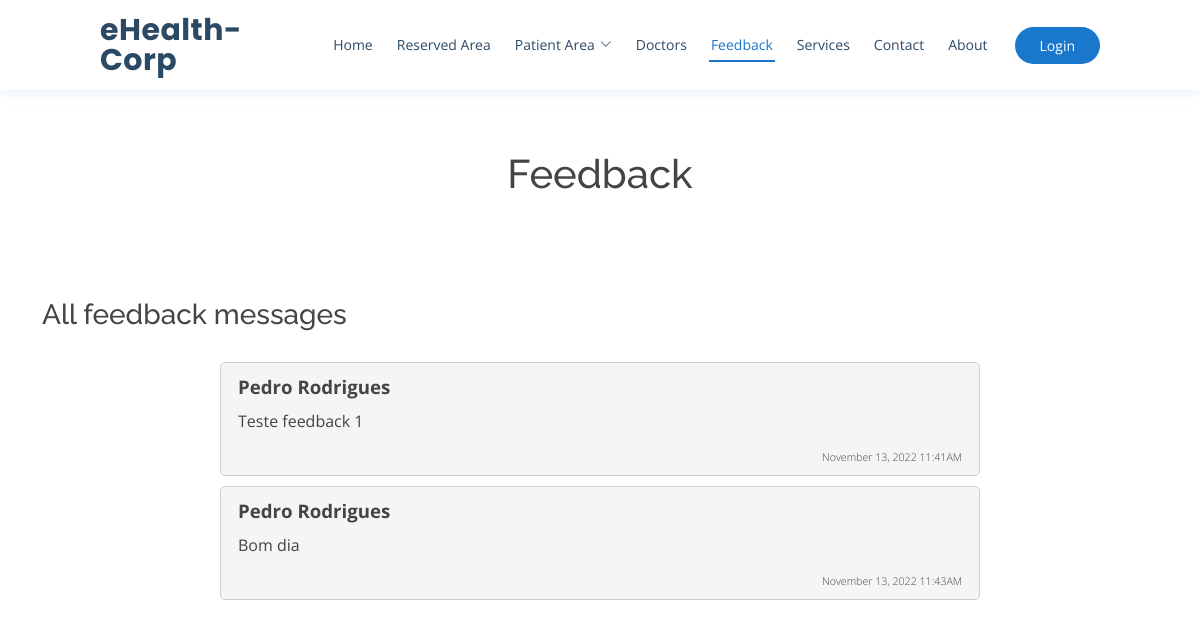
The page /feedback on the database as committed earlier.
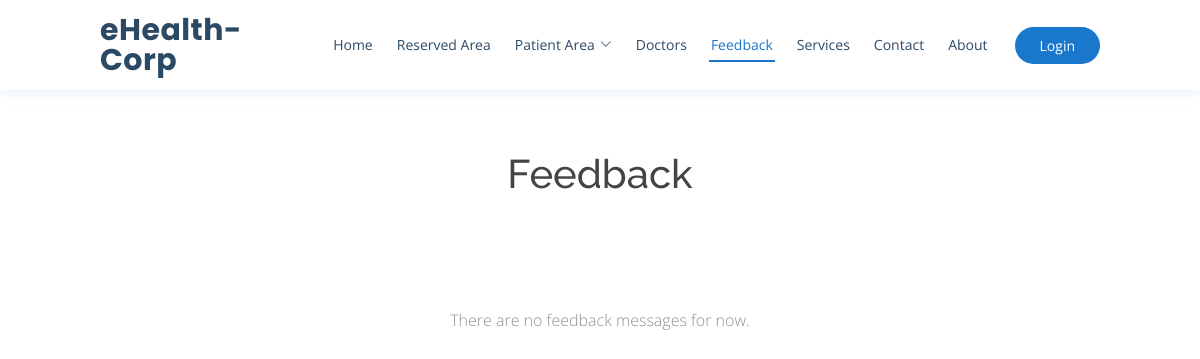
The same page on the database as committed later.
### tables this page shows
CREATE TABLE app_user (
    id INTEGER PRIMARY KEY AUTOINCREMENT,
    email VARCHAR(40),
    password_ VARCHAR(20) NOT NULL,
    name_ VARCHAR(40) NOT NULL,
    UNIQUE (email)
);

CREATE TABLE feedback (
    id INTEGER PRIMARY KEY AUTOINCREMENT,
    user INTEGER NOT NULL,
    feedback VARCHAR(100) NOT NULL,
    date_time DATETIME NOT NULL,
    FOREIGN KEY(user) REFERENCES app_user (id)
);

### eHealthCorp/views/feedback.py (the view, shortened to what this page needs)
@feedback.route("/feedback", methods=["GET", "POST"])
def show():
    if "session_data" in session:
        session_data = session["session_data"]
    conn, cur = get_conn()
    messages = cur.execute("SELECT * FROM feedback;").fetchall()
    conn.close()
    feedback_lst = []
    for m in messages:
        conn, cur = get_conn()
        user = cur.execute("SELECT name_ FROM app_user WHERE id = ?", (m[1],)).fetchone()
        conn.close()
        feedback_lst.append({
            "author": user[0],
            "message": m[2],
            "date_time": m[-1]
        })
    return render_template("feedback.html", feedback=feedback_lst)

### eHealthCorp/__init__.py (called while the page is built)
def get_conn():
    conn = sqlite3.connect('db.sqlite3')
    cur = conn.cursor()
    return conn, cur

### eHealthCorp/templates/feedback.html (shortened to what this page needs)
{% extends 'base.html' %}
{% block content %}
<div class="container" style="margin-top: 150px ;">
    <h1 class="col-12" style="text-align:center ;">Feedback</h1>
    <div class="row" style="margin-top: 50px;">
        {% if feedback %}
            <div style="margin-top: 50px">
                <h3 style="margin-bottom: 30px;">All feedback messages</h3>
                {% for msg in feedback %}
                    <div class="row" style="margin-top: 10px">
                        <div class="col-2"></div>
                        <div class="col-8 feedback-comment">
                            <p style="font-size: 14pt; font-weight: bold; margin-top: 0px; margin-bottom: 8px;">{{ msg.author }}</p>
                            <p>
                                {% autoescape false %}
                                    {{msg.message}}
                                {% endautoescape %}
                            </p>
                            <div style="text-align: end;">
                                <p style="font-size: 8pt; font-weight: lighter; margin: 0px;"> {{msg.date_time}}</p>
                            </div>
                        </div>
                        <div class="col-2"></div>
                    </div>
                {% endfor %}
            </div>
        {% else %}
            <div style="text-align: center; margin-top: 60px;">
                <p style="font-size: 12pt; font-weight: lighter; color: rgb(143, 143, 143)">There are no feedback messages for now.</p>
            </div>
        {% endif %}
    </div>
</div>
{% endblock %}

Rows that differ between the two databases and show on the page:
no longer on this page (row edited): app_user: author "Pedro Rodrigues" "Pedro Rodrigues"
removed feedback: message "Teste feedback 1", date_time "November 13, 2022 11:41AM"
removed feedback: message "Bom dia", date_time "November 13, 2022 11:43AM"
Other text that changed with them:
text no longer shown: "All feedback messages"
text now shown: "There are no feedback messages for now."
